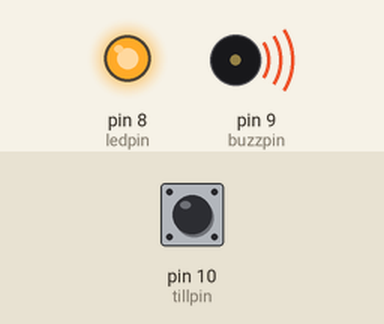
Bench run of a sketch on a simulated Arduino Uno, built with avr-gcc and run on an emulated ATmega328P. Shown: output pins drawn as LEDs (lit = HIGH), buzzer (waves = sounding, pin HIGH). The inputs (shaded band) are chosen by the test bench; at power-on: pin 10 (tillpin) HIGH.

Above: at 0.1 s.
Timing chart, 0 to 1.6 s (numbered marks = the images above):
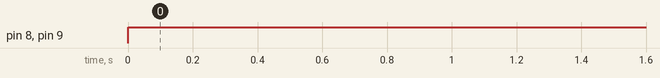

The sketch:

Lesson6_Motion_activated.ino
```cpp
int ledpin = 8;
int buzzpin =9;
int tillpin = 10;

void setup() {
  // put your setup code here, to run once:
  pinMode(ledpin,OUTPUT);
  pinMode(buzzpin,OUTPUT);
  pinMode(tillpin,INPUT_PULLUP);
  digitalWrite(ledpin,LOW);
  digitalWrite(buzzpin,LOW);


}

void loop() {
  // put your main code here, to run repeatedly:
  if (digitalRead(tillpin)==HIGH){
    digitalWrite(ledpin,HIGH);
     digitalWrite(buzzpin,HIGH);

  }
}
```

Measured:
- by itself, pin 8 (ledpin), pin 9 (buzzpin): LOW → HIGH at 0.00 s
